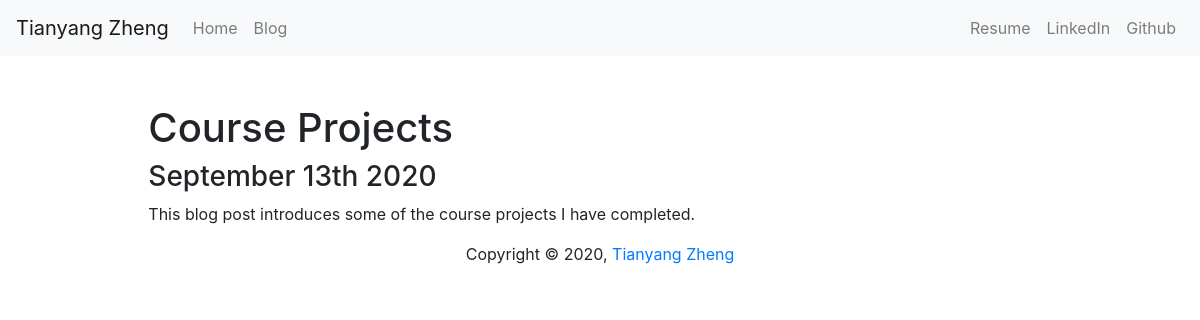
Page /blog/1/ on the committed database.
### blog/models.py (models this page shows, shortened)
class Blog(models.Model):
    title = models.CharField(max_length=100)
    date = models.DateField()
    description = models.TextField()

### blog/views.py (the view)
# urls.py: path('<int:blog_id>/', views.detail, name='detail'),
def detail(request, blog_id):
    blog = get_object_or_404(Blog, pk=blog_id)
    return render(request, 'blog/detail.html', {'blog': blog})

### blog/templates/blog/detail.html
{% extends 'portfolio/base.html' %}
{% block content %}
    <div class="container">
        <h1 class="mt-5">{{ blog.title }}</h1>
        <h3>{{ blog.date|date:'F jS Y' }}</h3>
        {{ blog.description|safe }}
    </div>
{% endblock %}

### portfolio/static/portfolio/style.css (style rules this page uses)
.container { max-width: 700pt; }

### rows in the picture
Blog: title "Course Projects", date "September 13th 2020", description "This blog post introduces some of the course projects I have completed."
